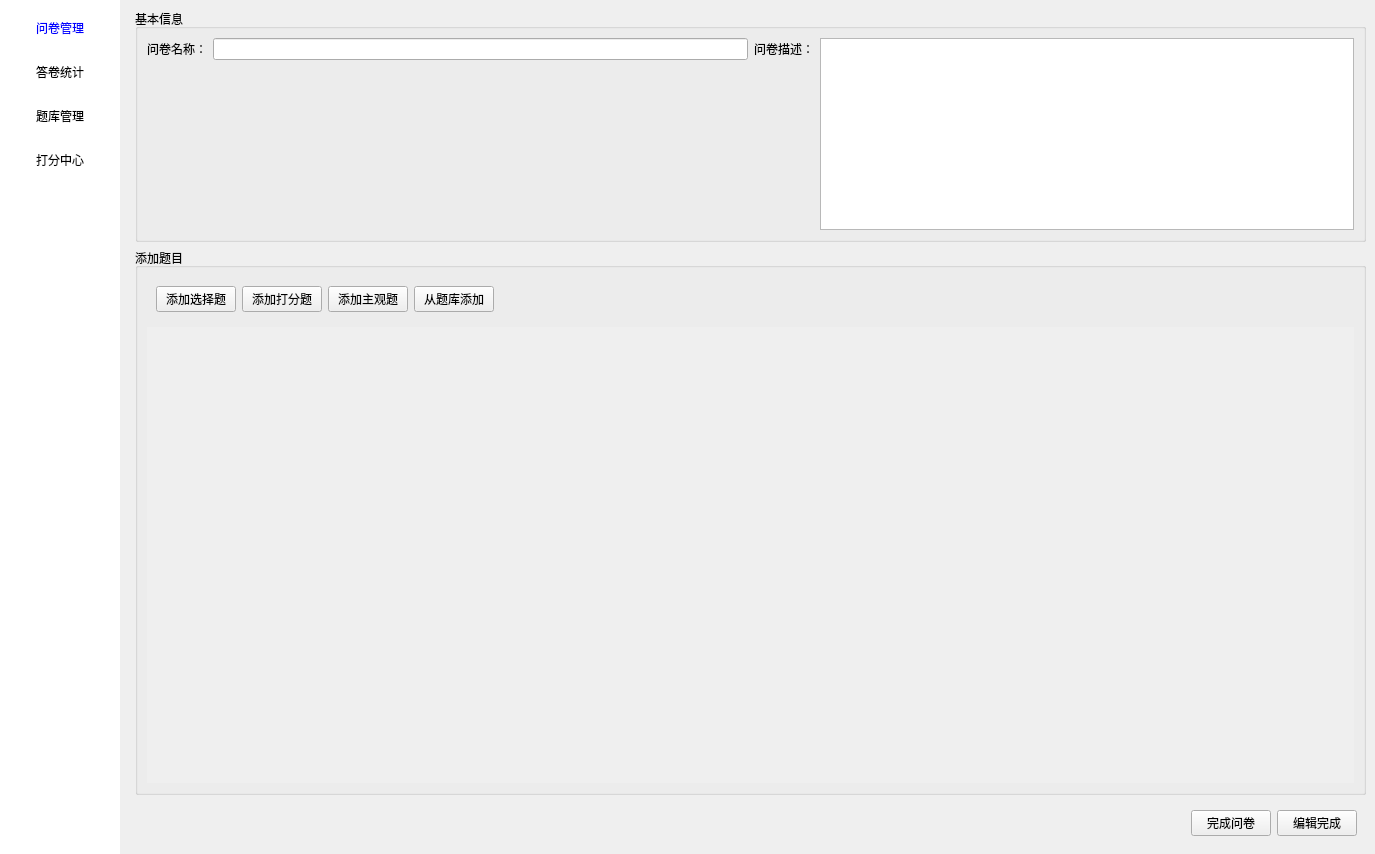
<?xml version="1.0" encoding="UTF-8"?>
<ui version="4.0">
 <class>QuestionnaireManagementWidget</class>
 <widget class="QWidget" name="QuestionnaireManagementWidget">
  <property name="geometry">
   <rect>
    <x>0</x>
    <y>0</y>
    <width>1375</width>
    <height>854</height>
   </rect>
  </property>
  <property name="windowTitle">
   <string>Form</string>
  </property>
  <layout class="QHBoxLayout" name="horizontalLayout">
   <property name="leftMargin">
    <number>0</number>
   </property>
   <property name="topMargin">
    <number>0</number>
   </property>
   <property name="rightMargin">
    <number>0</number>
   </property>
   <property name="bottomMargin">
    <number>0</number>
   </property>
   <item>
    <widget class="QWidget" name="widget" native="true">
     <property name="sizePolicy">
      <sizepolicy hsizetype="Fixed" vsizetype="Preferred">
       <horstretch>0</horstretch>
       <verstretch>0</verstretch>
      </sizepolicy>
     </property>
     <property name="minimumSize">
      <size>
       <width>120</width>
       <height>0</height>
      </size>
     </property>
     <property name="maximumSize">
      <size>
       <width>120</width>
       <height>16777215</height>
      </size>
     </property>
     <property name="styleSheet">
      <string notr="true">QWidget{
background-color: rgb(255, 255, 255);
}
QPushButton {
border:none;
color: black;
padding:10px;
}

QPushButton:checked {
color: blue;
}</string>
     </property>
     <layout class="QVBoxLayout" name="verticalLayout">
      <item>
       <widget class="QPushButton" name="pushButton_1">
        <property name="text">
         <string>问卷管理</string>
        </property>
        <property name="icon">
         <iconset resource="res/mainwindow.qrc">
          <normaloff>:/mainwindow/2.png</normaloff>:/mainwindow/2.png</iconset>
        </property>
        <property name="iconSize">
         <size>
          <width>24</width>
          <height>24</height>
         </size>
        </property>
        <property name="checkable">
         <bool>true</bool>
        </property>
        <property name="checked">
         <bool>true</bool>
        </property>
        <property name="autoExclusive">
         <bool>true</bool>
        </property>
        <property name="autoDefault">
         <bool>true</bool>
        </property>
        <property name="default">
         <bool>true</bool>
        </property>
        <property name="flat">
         <bool>true</bool>
        </property>
       </widget>
      </item>
      <item>
       <widget class="QPushButton" name="pushButton_2">
        <property name="text">
         <string>答卷统计</string>
        </property>
        <property name="icon">
         <iconset resource="res/mainwindow.qrc">
          <normaloff>:/mainwindow/2.png</normaloff>:/mainwindow/2.png</iconset>
        </property>
        <property name="iconSize">
         <size>
          <width>24</width>
          <height>24</height>
         </size>
        </property>
        <property name="checkable">
         <bool>true</bool>
        </property>
        <property name="autoExclusive">
         <bool>true</bool>
        </property>
        <property name="flat">
         <bool>true</bool>
        </property>
       </widget>
      </item>
      <item>
       <widget class="QPushButton" name="pushButton_3">
        <property name="text">
         <string>题库管理</string>
        </property>
        <property name="icon">
         <iconset resource="res/mainwindow.qrc">
          <normaloff>:/mainwindow/2.png</normaloff>:/mainwindow/2.png</iconset>
        </property>
        <property name="iconSize">
         <size>
          <width>24</width>
          <height>24</height>
         </size>
        </property>
        <property name="checkable">
         <bool>true</bool>
        </property>
        <property name="autoExclusive">
         <bool>true</bool>
        </property>
        <property name="flat">
         <bool>true</bool>
        </property>
       </widget>
      </item>
      <item>
       <widget class="QPushButton" name="pushButton_4">
        <property name="text">
         <string>打分中心</string>
        </property>
        <property name="icon">
         <iconset resource="res/mainwindow.qrc">
          <normaloff>:/mainwindow/2.png</normaloff>:/mainwindow/2.png</iconset>
        </property>
        <property name="iconSize">
         <size>
          <width>24</width>
          <height>24</height>
         </size>
        </property>
        <property name="checkable">
         <bool>true</bool>
        </property>
        <property name="autoExclusive">
         <bool>true</bool>
        </property>
        <property name="flat">
         <bool>true</bool>
        </property>
       </widget>
      </item>
      <item>
       <spacer name="verticalSpacer">
        <property name="orientation">
         <enum>Qt::Orientation::Vertical</enum>
        </property>
        <property name="sizeHint" stdset="0">
         <size>
          <width>20</width>
          <height>808</height>
         </size>
        </property>
       </spacer>
      </item>
     </layout>
    </widget>
   </item>
   <item>
    <widget class="QStackedWidget" name="stackedWidget">
     <property name="currentIndex">
      <number>4</number>
     </property>
     <widget class="QWidget" name="subPage1">
      <property name="styleSheet">
       <string notr="true">QWidget#subPage1{
background-color: rgb(255, 255, 255);
}</string>
      </property>
      <layout class="QVBoxLayout" name="verticalLayout_2">
       <item>
        <widget class="QWidget" name="widget_3" native="true">
         <layout class="QHBoxLayout" name="horizontalLayout_2">
          <item>
           <widget class="QLabel" name="label">
            <property name="text">
             <string>搜索：</string>
            </property>
           </widget>
          </item>
          <item>
           <widget class="QLineEdit" name="lineEdit">
            <property name="sizePolicy">
             <sizepolicy hsizetype="Fixed" vsizetype="Fixed">
              <horstretch>0</horstretch>
              <verstretch>0</verstretch>
             </sizepolicy>
            </property>
            <property name="placeholderText">
             <string>请输入问卷名称</string>
            </property>
           </widget>
          </item>
          <item>
           <widget class="QLabel" name="label_2">
            <property name="text">
             <string>创建时间：</string>
            </property>
           </widget>
          </item>
          <item>
           <widget class="QDateTimeEdit" name="dateTimeEdit">
            <property name="buttonSymbols">
             <enum>QAbstractSpinBox::ButtonSymbols::NoButtons</enum>
            </property>
           </widget>
          </item>
          <item>
           <widget class="QLabel" name="label_3">
            <property name="text">
             <string>至</string>
            </property>
           </widget>
          </item>
          <item>
           <widget class="QDateTimeEdit" name="dateTimeEdit_2">
            <property name="buttonSymbols">
             <enum>QAbstractSpinBox::ButtonSymbols::NoButtons</enum>
            </property>
           </widget>
          </item>
          <item>
           <widget class="QPushButton" name="pushButton">
            <property name="text">
             <string>搜索</string>
            </property>
           </widget>
          </item>
          <item>
           <spacer name="horizontalSpacer">
            <property name="orientation">
             <enum>Qt::Orientation::Horizontal</enum>
            </property>
            <property name="sizeHint" stdset="0">
             <size>
              <width>618</width>
              <height>20</height>
             </size>
            </property>
           </spacer>
          </item>
         </layout>
        </widget>
       </item>
       <item>
        <widget class="QWidget" name="widget_4" native="true">
         <layout class="QHBoxLayout" name="horizontalLayout_3">
          <item>
           <widget class="QPushButton" name="add_questionnaire">
            <property name="text">
             <string>新建问卷</string>
            </property>
           </widget>
          </item>
          <item>
           <spacer name="horizontalSpacer_2">
            <property name="orientation">
             <enum>Qt::Orientation::Horizontal</enum>
            </property>
            <property name="sizeHint" stdset="0">
             <size>
              <width>1109</width>
              <height>20</height>
             </size>
            </property>
           </spacer>
          </item>
         </layout>
        </widget>
       </item>
       <item>
        <widget class="QScrollArea" name="scrollArea">
         <property name="frameShape">
          <enum>QFrame::Shape::NoFrame</enum>
         </property>
         <property name="frameShadow">
          <enum>QFrame::Shadow::Plain</enum>
         </property>
         <property name="widgetResizable">
          <bool>true</bool>
         </property>
         <widget class="QWidget" name="questionnaireListWidget">
          <property name="geometry">
           <rect>
            <x>0</x>
            <y>0</y>
            <width>1231</width>
            <height>742</height>
           </rect>
          </property>
          <property name="styleSheet">
           <string notr="true">QWidget#questionnaireListWidget{
background-color: rgb(255, 255, 255);
}</string>
          </property>
          <layout class="QVBoxLayout" name="questionnaireListLayout">
           <property name="spacing">
            <number>20</number>
           </property>
          </layout>
         </widget>
        </widget>
       </item>
      </layout>
     </widget>
     <widget class="QWidget" name="subPage2">
      <property name="styleSheet">
       <string notr="true">QWidget#subPage2{
background-color: rgb(255, 255, 255);
}</string>
      </property>
      <layout class="QVBoxLayout" name="verticalLayout_5">
       <item>
        <widget class="QWidget" name="widget_8" native="true">
         <property name="sizePolicy">
          <sizepolicy hsizetype="Preferred" vsizetype="Fixed">
           <horstretch>0</horstretch>
           <verstretch>0</verstretch>
          </sizepolicy>
         </property>
         <layout class="QHBoxLayout" name="horizontalLayout_8">
          <item>
           <widget class="QLabel" name="label_7">
            <property name="text">
             <string>问卷名称：</string>
            </property>
           </widget>
          </item>
          <item>
           <widget class="QLineEdit" name="lineEdit_2">
            <property name="sizePolicy">
             <sizepolicy hsizetype="Fixed" vsizetype="Fixed">
              <horstretch>0</horstretch>
              <verstretch>0</verstretch>
             </sizepolicy>
            </property>
            <property name="placeholderText">
             <string>请输入问卷名称</string>
            </property>
           </widget>
          </item>
          <item>
           <spacer name="horizontalSpacer_6">
            <property name="orientation">
             <enum>Qt::Orientation::Horizontal</enum>
            </property>
            <property name="sizeType">
             <enum>QSizePolicy::Policy::Fixed</enum>
            </property>
            <property name="sizeHint" stdset="0">
             <size>
              <width>50</width>
              <height>20</height>
             </size>
            </property>
           </spacer>
          </item>
          <item>
           <widget class="QLabel" name="label_8">
            <property name="text">
             <string>答卷数量：</string>
            </property>
           </widget>
          </item>
          <item>
           <widget class="QComboBox" name="comboBox_2">
            <item>
             <property name="text">
              <string>从小到大</string>
             </property>
            </item>
            <item>
             <property name="text">
              <string>从大到小</string>
             </property>
            </item>
           </widget>
          </item>
          <item>
           <spacer name="horizontalSpacer_8">
            <property name="orientation">
             <enum>Qt::Orientation::Horizontal</enum>
            </property>
            <property name="sizeType">
             <enum>QSizePolicy::Policy::Fixed</enum>
            </property>
            <property name="sizeHint" stdset="0">
             <size>
              <width>50</width>
              <height>20</height>
             </size>
            </property>
           </spacer>
          </item>
          <item>
           <widget class="QPushButton" name="pushButton_6">
            <property name="text">
             <string>搜索</string>
            </property>
           </widget>
          </item>
          <item>
           <spacer name="horizontalSpacer_7">
            <property name="orientation">
             <enum>Qt::Orientation::Horizontal</enum>
            </property>
            <property name="sizeHint" stdset="0">
             <size>
              <width>294</width>
              <height>20</height>
             </size>
            </property>
           </spacer>
          </item>
         </layout>
        </widget>
       </item>
       <item>
        <widget class="QWidget" name="answerListWidget" native="true">
         <layout class="QVBoxLayout" name="answerListLayout"/>
        </widget>
       </item>
      </layout>
     </widget>
     <widget class="QWidget" name="subPage3">
      <layout class="QVBoxLayout" name="verticalLayout_6">
       <item>
        <widget class="QWidget" name="widget_5" native="true">
         <layout class="QHBoxLayout" name="horizontalLayout_5">
          <item>
           <widget class="QPushButton" name="pushButton_5">
            <property name="text">
             <string>新增题目</string>
            </property>
           </widget>
          </item>
          <item>
           <spacer name="horizontalSpacer_4">
            <property name="orientation">
             <enum>Qt::Orientation::Horizontal</enum>
            </property>
            <property name="sizeHint" stdset="0">
             <size>
              <width>975</width>
              <height>20</height>
             </size>
            </property>
           </spacer>
          </item>
          <item>
           <widget class="QLabel" name="label_6">
            <property name="text">
             <string>按题型筛选</string>
            </property>
           </widget>
          </item>
          <item>
           <widget class="QComboBox" name="comboBox">
            <item>
             <property name="text">
              <string>无筛选</string>
             </property>
            </item>
            <item>
             <property name="text">
              <string>打分题</string>
             </property>
            </item>
            <item>
             <property name="text">
              <string>选择题</string>
             </property>
            </item>
            <item>
             <property name="text">
              <string>主观题</string>
             </property>
            </item>
           </widget>
          </item>
         </layout>
        </widget>
       </item>
       <item>
        <widget class="QWidget" name="widget_6" native="true">
         <layout class="QHBoxLayout" name="horizontalLayout_6">
          <item>
           <widget class="QTreeWidget" name="treeWidget">
            <property name="sizePolicy">
             <sizepolicy hsizetype="Fixed" vsizetype="Expanding">
              <horstretch>0</horstretch>
              <verstretch>0</verstretch>
             </sizepolicy>
            </property>
            <column>
             <property name="text">
              <string>按指标筛选</string>
             </property>
            </column>
            <item>
             <property name="text">
              <string>无筛选</string>
             </property>
            </item>
            <item>
             <property name="text">
              <string>元素</string>
             </property>
             <item>
              <property name="text">
               <string>字符</string>
              </property>
             </item>
             <item>
              <property name="text">
               <string>缩写词</string>
              </property>
             </item>
             <item>
              <property name="text">
               <string>图标</string>
              </property>
             </item>
             <item>
              <property name="text">
               <string>刻度线</string>
              </property>
             </item>
             <item>
              <property name="text">
               <string>边框箭头</string>
              </property>
             </item>
            </item>
            <item>
             <property name="text">
              <string>色彩</string>
             </property>
             <item>
              <property name="text">
               <string>状态指示</string>
              </property>
             </item>
             <item>
              <property name="text">
               <string>图形和图表</string>
              </property>
             </item>
             <item>
              <property name="text">
               <string>按键和控件</string>
              </property>
             </item>
             <item>
              <property name="text">
               <string>文字和标签</string>
              </property>
             </item>
             <item>
              <property name="text">
               <string>背景和界面整体</string>
              </property>
             </item>
            </item>
            <item>
             <property name="text">
              <string>界面</string>
             </property>
            </item>
            <item>
             <property name="text">
              <string>信息</string>
             </property>
            </item>
            <item>
             <property name="text">
              <string>交互</string>
             </property>
            </item>
           </widget>
          </item>
          <item>
           <widget class="QTableView" name="tableView_bank">
            <attribute name="verticalHeaderVisible">
             <bool>false</bool>
            </attribute>
           </widget>
          </item>
         </layout>
        </widget>
       </item>
      </layout>
     </widget>
     <widget class="QWidget" name="subPage4">
      <property name="styleSheet">
       <string notr="true">QTabBar::tab {
	color: black;
	padding: 3px;
	margin-left:3px;
	background-color: transparent;
	width: 80px;
    height:40px;
}
QTabBar::tab:selected, QTabBar::tab:last:selected, QTabBar::tab:hover {
	color: blue;
	padding-left: 3px;
	padding-bottom: 2px;
}</string>
      </property>
      <layout class="QVBoxLayout" name="verticalLayout_7">
       <item>
        <widget class="QTabWidget" name="tabWidget">
         <property name="currentIndex">
          <number>1</number>
         </property>
         <widget class="QWidget" name="tab">
          <attribute name="title">
           <string>问卷打分</string>
          </attribute>
          <layout class="QVBoxLayout" name="verticalLayout_9">
           <item>
            <widget class="QWidget" name="widget_9" native="true">
             <layout class="QHBoxLayout" name="horizontalLayout_9">
              <item>
               <widget class="QLabel" name="label_9">
                <property name="sizePolicy">
                 <sizepolicy hsizetype="Fixed" vsizetype="Preferred">
                  <horstretch>0</horstretch>
                  <verstretch>0</verstretch>
                 </sizepolicy>
                </property>
                <property name="text">
                 <string>问卷名称：</string>
                </property>
               </widget>
              </item>
              <item>
               <widget class="QLineEdit" name="lineEdit_3">
                <property name="sizePolicy">
                 <sizepolicy hsizetype="Fixed" vsizetype="Fixed">
                  <horstretch>0</horstretch>
                  <verstretch>0</verstretch>
                 </sizepolicy>
                </property>
                <property name="placeholderText">
                 <string>请输入问卷名称</string>
                </property>
               </widget>
              </item>
              <item>
               <widget class="QPushButton" name="pushButton_7">
                <property name="sizePolicy">
                 <sizepolicy hsizetype="Fixed" vsizetype="Fixed">
                  <horstretch>0</horstretch>
                  <verstretch>0</verstretch>
                 </sizepolicy>
                </property>
                <property name="text">
                 <string>搜索</string>
                </property>
               </widget>
              </item>
              <item>
               <spacer name="horizontalSpacer_9">
                <property name="orientation">
                 <enum>Qt::Orientation::Horizontal</enum>
                </property>
                <property name="sizeHint" stdset="0">
                 <size>
                  <width>882</width>
                  <height>20</height>
                 </size>
                </property>
               </spacer>
              </item>
             </layout>
            </widget>
           </item>
           <item>
            <widget class="QScrollArea" name="scrollArea_3">
             <property name="widgetResizable">
              <bool>true</bool>
             </property>
             <widget class="QWidget" name="scoringCenterListWidget">
              <property name="geometry">
               <rect>
                <x>0</x>
                <y>0</y>
                <width>1205</width>
                <height>718</height>
               </rect>
              </property>
              <layout class="QVBoxLayout" name="scoringCenterListLayout"/>
             </widget>
            </widget>
           </item>
          </layout>
         </widget>
         <widget class="QWidget" name="tab_2">
          <attribute name="title">
           <string>题目打分</string>
          </attribute>
         </widget>
        </widget>
       </item>
      </layout>
     </widget>
     <widget class="QWidget" name="subPage5">
      <layout class="QVBoxLayout" name="verticalLayout_4">
       <item>
        <widget class="QGroupBox" name="groupBox">
         <property name="title">
          <string>基本信息</string>
         </property>
         <layout class="QGridLayout" name="gridLayout">
          <item row="0" column="0">
           <widget class="QLabel" name="label_4">
            <property name="text">
             <string>问卷名称：</string>
            </property>
           </widget>
          </item>
          <item row="0" column="2">
           <widget class="QLabel" name="label_5">
            <property name="text">
             <string>问卷描述：</string>
            </property>
           </widget>
          </item>
          <item row="0" column="3" rowspan="2">
           <widget class="QTextEdit" name="questionnaire_description"/>
          </item>
          <item row="0" column="1">
           <widget class="QLineEdit" name="questionnaire_name"/>
          </item>
         </layout>
        </widget>
       </item>
       <item>
        <widget class="QGroupBox" name="groupBox_2">
         <property name="title">
          <string>添加题目</string>
         </property>
         <layout class="QVBoxLayout" name="verticalLayout_3">
          <item>
           <widget class="QWidget" name="widget_2" native="true">
            <layout class="QHBoxLayout" name="horizontalLayout_4">
             <item>
              <widget class="QPushButton" name="add_question_type2">
               <property name="text">
                <string>添加选择题</string>
               </property>
              </widget>
             </item>
             <item>
              <widget class="QPushButton" name="add_question_type1">
               <property name="text">
                <string>添加打分题</string>
               </property>
              </widget>
             </item>
             <item>
              <widget class="QPushButton" name="add_question_type3">
               <property name="text">
                <string>添加主观题</string>
               </property>
              </widget>
             </item>
             <item>
              <widget class="QPushButton" name="add_question_type4">
               <property name="text">
                <string>从题库添加</string>
               </property>
              </widget>
             </item>
             <item>
              <spacer name="horizontalSpacer_3">
               <property name="orientation">
                <enum>Qt::Orientation::Horizontal</enum>
               </property>
               <property name="sizeHint" stdset="0">
                <size>
                 <width>40</width>
                 <height>20</height>
                </size>
               </property>
              </spacer>
             </item>
            </layout>
           </widget>
          </item>
          <item>
           <widget class="QScrollArea" name="scrollArea_2">
            <property name="frameShape">
             <enum>QFrame::Shape::NoFrame</enum>
            </property>
            <property name="widgetResizable">
             <bool>true</bool>
            </property>
            <widget class="QWidget" name="questionListWidget">
             <property name="geometry">
              <rect>
               <x>0</x>
               <y>0</y>
               <width>1211</width>
               <height>474</height>
              </rect>
             </property>
             <layout class="QVBoxLayout" name="questionListLayout">
              <item>
               <spacer name="verticalSpacer_2">
                <property name="orientation">
                 <enum>Qt::Orientation::Vertical</enum>
                </property>
                <property name="sizeHint" stdset="0">
                 <size>
                  <width>20</width>
                  <height>40</height>
                 </size>
                </property>
               </spacer>
              </item>
             </layout>
            </widget>
           </widget>
          </item>
         </layout>
        </widget>
       </item>
       <item>
        <widget class="QWidget" name="widget_7" native="true">
         <layout class="QHBoxLayout" name="horizontalLayout_7">
          <item>
           <spacer name="horizontalSpacer_5">
            <property name="orientation">
             <enum>Qt::Orientation::Horizontal</enum>
            </property>
            <property name="sizeHint" stdset="0">
             <size>
              <width>1111</width>
              <height>20</height>
             </size>
            </property>
           </spacer>
          </item>
          <item>
           <widget class="QPushButton" name="finish_questionnaire">
            <property name="text">
             <string>完成问卷</string>
            </property>
           </widget>
          </item>
          <item>
           <widget class="QPushButton" name="finish_edit">
            <property name="text">
             <string>编辑完成</string>
            </property>
           </widget>
          </item>
         </layout>
        </widget>
       </item>
      </layout>
     </widget>
    </widget>
   </item>
  </layout>
 </widget>
 <resources>
  <include location="res/mainwindow.qrc"/>
 </resources>
 <connections/>
</ui>
